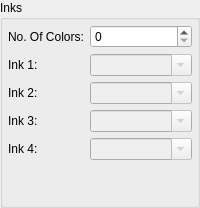
      <widget class="QGroupBox" name="groupBox_6">
       <property name="sizePolicy">
        <sizepolicy hsizetype="Expanding" vsizetype="Preferred">
         <horstretch>1</horstretch>
         <verstretch>0</verstretch>
        </sizepolicy>
       </property>
       <property name="title">
        <string>Inks</string>
       </property>
       <layout class="QGridLayout" name="gridLayout_3">
        <property name="leftMargin">
         <number>5</number>
        </property>
        <property name="topMargin">
         <number>5</number>
        </property>
        <property name="rightMargin">
         <number>5</number>
        </property>
        <property name="bottomMargin">
         <number>5</number>
        </property>
        <item row="0" column="2">
         <widget class="QSpinBox" name="NoOfInks">
          <property name="maximum">
           <number>4</number>
          </property>
         </widget>
        </item>
        <item row="2" column="2">
         <widget class="QComboBox" name="Ink2">
          <property name="enabled">
           <bool>false</bool>
          </property>
          <property name="editable">
           <bool>true</bool>
          </property>
         </widget>
        </item>
        <item row="3" column="0">
         <widget class="QLabel" name="label_34">
          <property name="text">
           <string>Ink 3:</string>
          </property>
          <property name="buddy">
           <cstring>Ink3</cstring>
          </property>
         </widget>
        </item>
        <item row="1" column="0">
         <widget class="QLabel" name="label_32">
          <property name="text">
           <string>Ink 1:</string>
          </property>
          <property name="buddy">
           <cstring>Ink1</cstring>
          </property>
         </widget>
        </item>
        <item row="4" column="2">
         <widget class="QComboBox" name="Ink4">
          <property name="enabled">
           <bool>false</bool>
          </property>
          <property name="editable">
           <bool>true</bool>
          </property>
         </widget>
        </item>
        <item row="1" column="2">
         <widget class="QComboBox" name="Ink1">
          <property name="enabled">
           <bool>false</bool>
          </property>
          <property name="sizePolicy">
           <sizepolicy hsizetype="Preferred" vsizetype="Fixed">
            <horstretch>1</horstretch>
            <verstretch>0</verstretch>
           </sizepolicy>
          </property>
          <property name="editable">
           <bool>true</bool>
          </property>
         </widget>
        </item>
        <item row="3" column="2">
         <widget class="QComboBox" name="Ink3">
          <property name="enabled">
           <bool>false</bool>
          </property>
          <property name="editable">
           <bool>true</bool>
          </property>
         </widget>
        </item>
        <item row="2" column="0">
         <widget class="QLabel" name="label_33">
          <property name="text">
           <string>Ink 2:</string>
          </property>
          <property name="buddy">
           <cstring>Ink2</cstring>
          </property>
         </widget>
        </item>
        <item row="4" column="0">
         <widget class="QLabel" name="label_35">
          <property name="text">
           <string>Ink 4:</string>
          </property>
          <property name="buddy">
           <cstring>Ink4</cstring>
          </property>
         </widget>
        </item>
        <item row="0" column="0" colspan="2">
         <widget class="QLabel" name="label_31">
          <property name="text">
           <string>No. Of Colors:</string>
          </property>
         </widget>
        </item>
        <item row="5" column="2">
         <spacer name="verticalSpacer_4">
          <property name="orientation">
           <enum>Qt::Vertical</enum>
          </property>
          <property name="sizeHint" stdset="0">
           <size>
            <width>20</width>
            <height>40</height>
           </size>
          </property>
         </spacer>
        </item>
       </layout>
      </widget>
